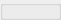
  <widget class="QGroupBox" name="vts_panel">
   <property name="geometry">
    <rect>
     <x>770</x>
     <y>90</y>
     <width>61</width>
     <height>20</height>
    </rect>
   </property>
   <property name="title">
    <string/>
   </property>
   <widget class="QRadioButton" name="radioButton_vts_searchByDate">
    <property name="geometry">
     <rect>
      <x>100</x>
      <y>40</y>
      <width>91</width>
      <height>17</height>
     </rect>
    </property>
    <property name="text">
     <string>Search by date</string>
    </property>
   </widget>
   <widget class="QRadioButton" name="radioButton_vts_searchByStudentNumber">
    <property name="geometry">
     <rect>
      <x>100</x>
      <y>70</y>
      <width>171</width>
      <height>17</height>
     </rect>
    </property>
    <property name="text">
     <string>Search by student number</string>
    </property>
   </widget>
   <widget class="QLineEdit" name="lineEdit_vts_studentnumber">
    <property name="enabled">
     <bool>false</bool>
    </property>
    <property name="geometry">
     <rect>
      <x>270</x>
      <y>71</y>
      <width>109</width>
      <height>21</height>
     </rect>
    </property>
    <property name="placeholderText">
     <string>Student Number</string>
    </property>
   </widget>
   <widget class="QPushButton" name="pushButton_vts_search">
    <property name="enabled">
     <bool>true</bool>
    </property>
    <property name="geometry">
     <rect>
      <x>430</x>
      <y>40</y>
      <width>81</width>
      <height>51</height>
     </rect>
    </property>
    <property name="text">
     <string>Search</string>
    </property>
   </widget>
   <widget class="QDateEdit" name="dateEdit_vts">
    <property name="enabled">
     <bool>true</bool>
    </property>
    <property name="geometry">
     <rect>
      <x>270</x>
      <y>41</y>
      <width>109</width>
      <height>22</height>
     </rect>
    </property>
    <property name="minimumDateTime">
     <datetime>
      <hour>0</hour>
      <minute>0</minute>
      <second>0</second>
      <year>2018</year>
      <month>1</month>
      <day>1</day>
     </datetime>
    </property>
   </widget>
   <widget class="QTableWidget" name="tableWidget_vtsbsn">
    <property name="geometry">
     <rect>
      <x>160</x>
      <y>110</y>
      <width>302</width>
      <height>311</height>
     </rect>
    </property>
    <property name="editTriggers">
     <set>QAbstractItemView::NoEditTriggers</set>
    </property>
    <property name="alternatingRowColors">
     <bool>true</bool>
    </property>
    <property name="selectionMode">
     <enum>QAbstractItemView::NoSelection</enum>
    </property>
    <column>
     <property name="text">
      <string>Date</string>
     </property>
    </column>
    <column>
     <property name="text">
      <string>Time in</string>
     </property>
    </column>
    <column>
     <property name="text">
      <string>Time out</string>
     </property>
    </column>
   </widget>
   <widget class="QTableWidget" name="tableWidget_vtsbd">
    <property name="geometry">
     <rect>
      <x>160</x>
      <y>110</y>
      <width>302</width>
      <height>311</height>
     </rect>
    </property>
    <property name="editTriggers">
     <set>QAbstractItemView::NoEditTriggers</set>
    </property>
    <property name="alternatingRowColors">
     <bool>true</bool>
    </property>
    <property name="selectionMode">
     <enum>QAbstractItemView::NoSelection</enum>
    </property>
    <column>
     <property name="text">
      <string>Student Number</string>
     </property>
    </column>
    <column>
     <property name="text">
      <string>Time in</string>
     </property>
    </column>
    <column>
     <property name="text">
      <string>Time out</string>
     </property>
    </column>
   </widget>
  </widget>
